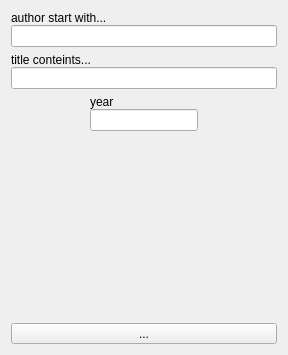
<?xml version="1.0" encoding="UTF-8"?>
<ui version="4.0">
 <class>Filter</class>
 <widget class="QFrame" name="Filter">
  <property name="geometry">
   <rect>
    <x>0</x>
    <y>0</y>
    <width>288</width>
    <height>355</height>
   </rect>
  </property>
  <property name="windowTitle">
   <string>Frame</string>
  </property>
  <layout class="QVBoxLayout" name="verticalLayout_4">
   <item>
    <layout class="QVBoxLayout" name="verticalLayout">
     <property name="spacing">
      <number>0</number>
     </property>
     <item>
      <widget class="QLabel" name="lblAuthor">
       <property name="text">
        <string>author start with...</string>
       </property>
      </widget>
     </item>
     <item>
      <widget class="QLineEdit" name="edtAuthor"/>
     </item>
    </layout>
   </item>
   <item>
    <layout class="QVBoxLayout" name="verticalLayout_2">
     <property name="spacing">
      <number>0</number>
     </property>
     <item>
      <widget class="QLabel" name="lblTitle">
       <property name="text">
        <string>title conteints...</string>
       </property>
      </widget>
     </item>
     <item>
      <widget class="QLineEdit" name="edtTitle"/>
     </item>
    </layout>
   </item>
   <item>
    <layout class="QHBoxLayout" name="horizontalLayout">
     <item>
      <spacer name="horizontalSpacer">
       <property name="orientation">
        <enum>Qt::Horizontal</enum>
       </property>
       <property name="sizeHint" stdset="0">
        <size>
         <width>40</width>
         <height>20</height>
        </size>
       </property>
      </spacer>
     </item>
     <item>
      <layout class="QVBoxLayout" name="verticalLayout_3">
       <property name="spacing">
        <number>0</number>
       </property>
       <item>
        <widget class="QLabel" name="lblYear">
         <property name="text">
          <string>year</string>
         </property>
        </widget>
       </item>
       <item>
        <widget class="QLineEdit" name="edtYear"/>
       </item>
      </layout>
     </item>
     <item>
      <spacer name="horizontalSpacer_2">
       <property name="orientation">
        <enum>Qt::Horizontal</enum>
       </property>
       <property name="sizeHint" stdset="0">
        <size>
         <width>40</width>
         <height>20</height>
        </size>
       </property>
      </spacer>
     </item>
    </layout>
   </item>
   <item>
    <spacer name="verticalSpacer">
     <property name="orientation">
      <enum>Qt::Vertical</enum>
     </property>
     <property name="sizeHint" stdset="0">
      <size>
       <width>20</width>
       <height>209</height>
      </size>
     </property>
    </spacer>
   </item>
   <item>
    <widget class="QToolButton" name="btnFilter">
     <property name="sizePolicy">
      <sizepolicy hsizetype="Preferred" vsizetype="Fixed">
       <horstretch>0</horstretch>
       <verstretch>0</verstretch>
      </sizepolicy>
     </property>
     <property name="text">
      <string>...</string>
     </property>
    </widget>
   </item>
  </layout>
  <action name="actionApplyFilter">
   <property name="text">
    <string>Apply</string>
   </property>
   <property name="toolTip">
    <string>Apply filter</string>
   </property>
  </action>
 </widget>
 <resources/>
 <connections/>
</ui>
